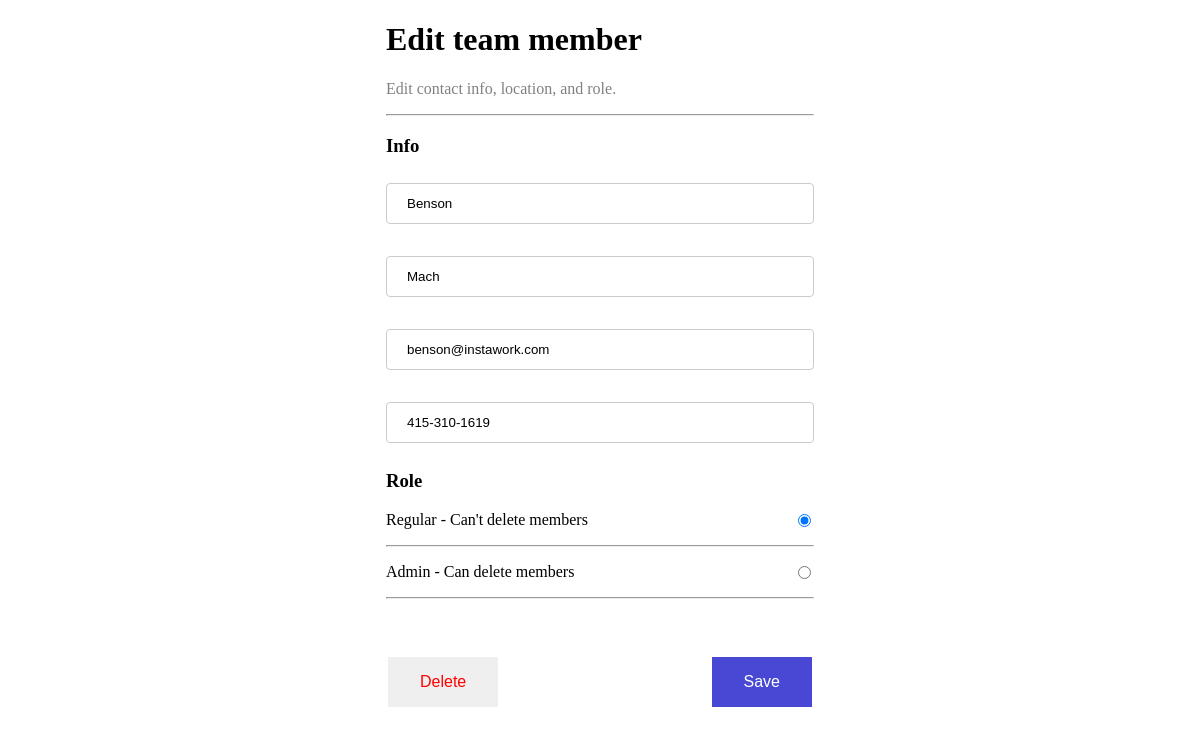
/edit-contact/31, run on the app's committed database.
### contacts/models.py (models this page shows)
class Contact(models.Model):
    first_name = models.CharField(max_length=250)
    last_name = models.CharField(max_length=250)
    email = models.EmailField(max_length=254)
    phone_number = models.CharField(max_length=20)
    role = models.CharField(max_length=10, choices=[
        ('regular', "Regular - Can't delete members"),
        ('admin', "Admin - Can delete members")], default='regular')

### contacts/views.py (the view)
# urls.py: path('edit-contact/<str:pk>', views.Edit.as_view(), name='edit-contact'),
class Edit(UpdateView):
    model = Contact
    form_class = ContactForm
    template_name = 'edit.html'
    success_url = "/"

### contacts/forms.py
class ContactForm(ModelForm):
    class Meta:
        model = Contact
        fields = ['first_name', 'last_name', 'email', 'phone_number', 'role']
        widgets = {
            'first_name': forms.TextInput(attrs={'placeholder': 'First Name'}),
            'last_name': forms.TextInput(attrs={'placeholder': 'Last Name'}),
            'email': forms.TextInput(attrs={'placeholder': 'Email'}),
            'phone_number': forms.TextInput(attrs={'placeholder': 'Phone Number'}),
            'role': RadioSelect(choices=['regular', 'admin'],),
        }

### templates/edit.html (shortened to what this page needs)
{% load static %}
<!DOCTYPE html>
<html>
<head>
	<link rel="stylesheet" type="text/css" href="{% static 'style-edit.css' %}">
</head>
<body>
	<div class='container'>
		<header>
			<h1 class="name">Edit team member</h1>
			<p class="subtitle">Edit contact info, location, and role.</p>
			<hr>
		</header>
		<form id='value-form' action="" method="POST">
			<section class="contact-info">
				<h3>Info</h3>
				<p>
					{{form.first_name}}
				</p>
				<p>
					{{form.last_name}}
				</p>
				<p>
					{{form.email}}
				</p>
				<p>
					{{form.phone_number}}
				</p>
				<h3>Role</h3>
				<p>
					{%for role in form.role%}
					<p>
						{{role}}
						<hr>
					</p>
					{%endfor%}
				</p>
			</section>
			<br>
		</form>
		<section class="button-container">
			<a href="{% url 'contacts:delete-contact' contact.id %}">
				<button type="submit" value="Delete" class="delete-button">Delete</button>
			</a>
			<button form='value-form' class="save-button">Save</button>
		</section>
		<br>
	</div>
</body>
</html>

### static/style-edit.css (style rules this page uses)
.container { max-width: 428px; margin: 0 auto;; min-height: 100vh; }
input[type=text], select { width: 100%; padding: 12px 20px; margin: 8px 0; display: inline-block; border: 1px solid #ccc; border-radius: 4px; box-sizing: border-box; }
input[type="radio"] { display: inline-block; float: right; }
.save-button { background-color: rgb(72, 72, 212); border: none; color: white; padding: 16px 32px; text-align: center; text-decoration: none; display: inline-block; font-size: 16px; margin: 4px 2px; transition-duration: 0.4s; cursor: pointer; }
.delete-button { border: none; color: red; padding: 16px 32px; text-align: center; text-decoration: none; display: inline-block; font-size: 16px; margin: 4px 2px; transition-duration: 0.4s; cursor: pointer; }
.button-container { display: flex; justify-content: space-between; margin-top: 20px; }
.subtitle { color: grey; }

### data on the page
Contact: first_name "Benson", last_name "Mach", email "benson@instawork.com", phone_number "415-310-1619"
